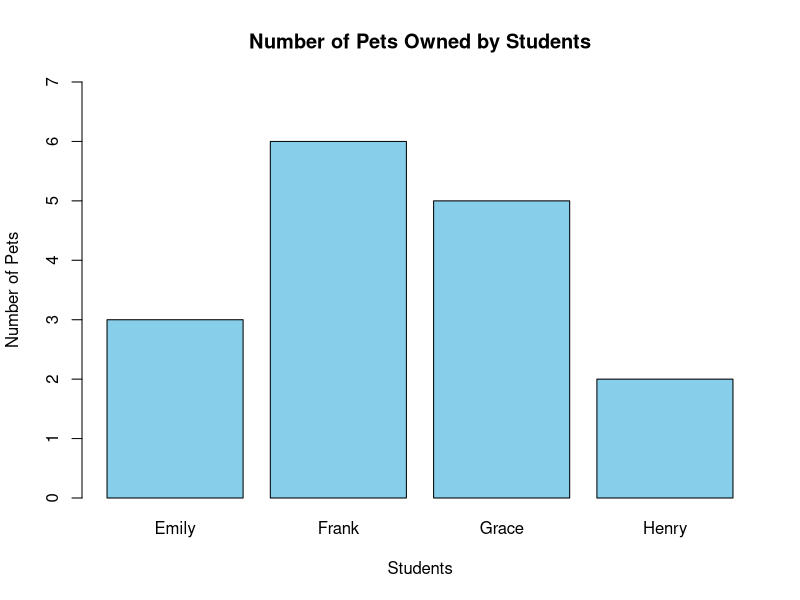

Recreate this plot in R.
# ---- bar-graph ---- 
#x1 <- runif(1000,1,2) 
#hist(x1,breaks=10)

# Define the data
students <- c("Emily", "Frank", "Grace", "Henry")
pets_owned <- c(3, 6, 5, 2)

# Create a barplot
barplot(
  pets_owned,
  names.arg = students,
  col = "skyblue",
  main = "Number of Pets Owned by Students",
  xlab = "Students",
  ylab = "Number of Pets",
  ylim = c(0, max(pets_owned) + 1)
)
